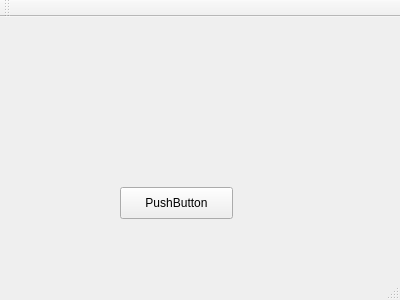
<?xml version="1.0" encoding="UTF-8"?>
<ui version="4.0">
 <class>MainWindow</class>
 <widget class="QMainWindow" name="MainWindow">
  <property name="geometry">
   <rect>
    <x>0</x>
    <y>0</y>
    <width>400</width>
    <height>300</height>
   </rect>
  </property>
  <property name="windowTitle">
   <string>MainWindow</string>
  </property>
  <widget class="QWidget" name="centralWidget">
   <widget class="QPushButton" name="pushButton">
    <property name="geometry">
     <rect>
      <x>120</x>
      <y>170</y>
      <width>113</width>
      <height>32</height>
     </rect>
    </property>
    <property name="text">
     <string>PushButton</string>
    </property>
   </widget>
  </widget>
  <widget class="QMenuBar" name="menuBar">
   <property name="geometry">
    <rect>
     <x>0</x>
     <y>0</y>
     <width>400</width>
     <height>22</height>
    </rect>
   </property>
  </widget>
  <widget class="QToolBar" name="mainToolBar">
   <attribute name="toolBarArea">
    <enum>TopToolBarArea</enum>
   </attribute>
   <attribute name="toolBarBreak">
    <bool>false</bool>
   </attribute>
  </widget>
  <widget class="QStatusBar" name="statusBar"/>
 </widget>
 <layoutdefault spacing="6" margin="11"/>
 <resources/>
 <connections/>
</ui>
